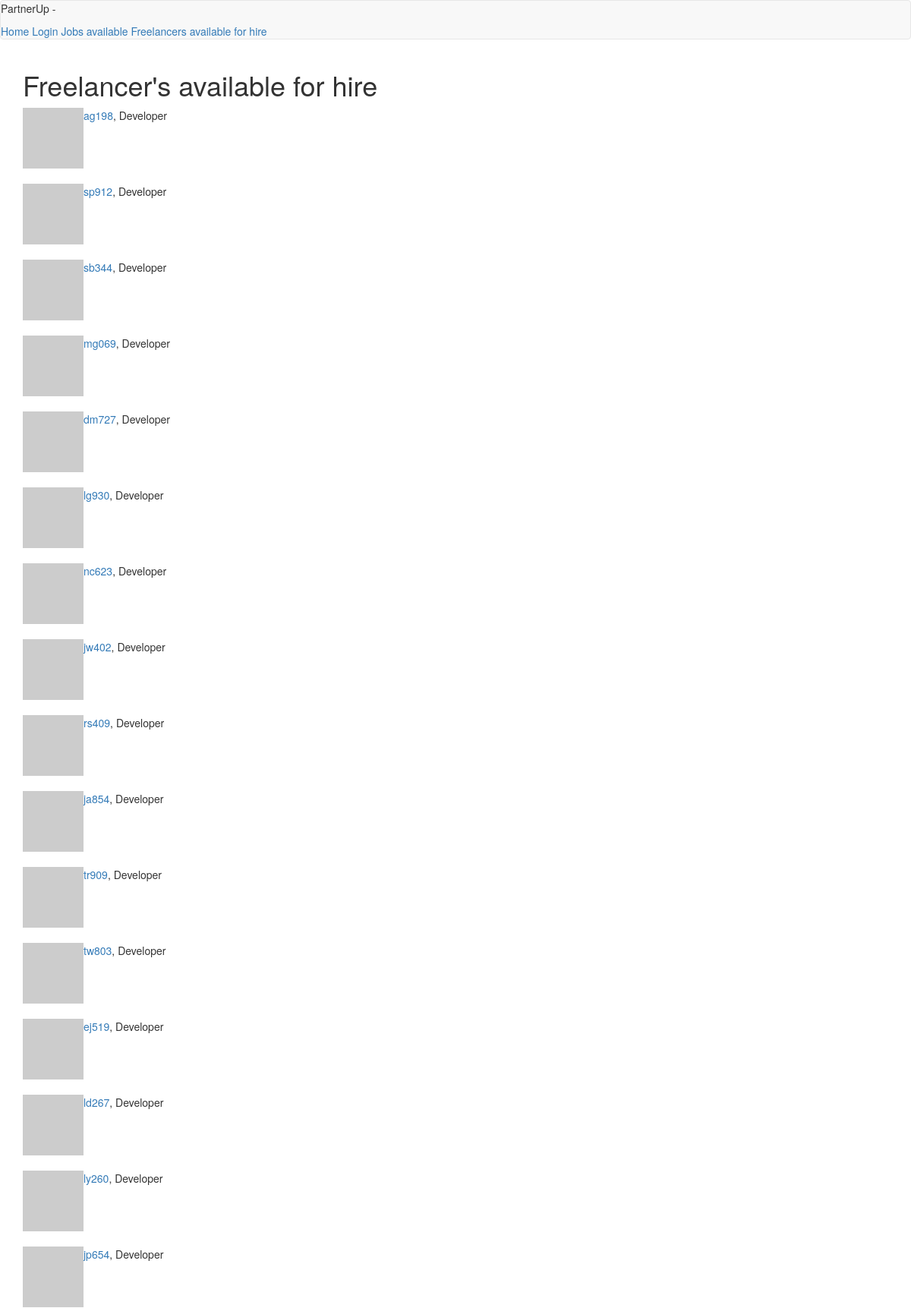
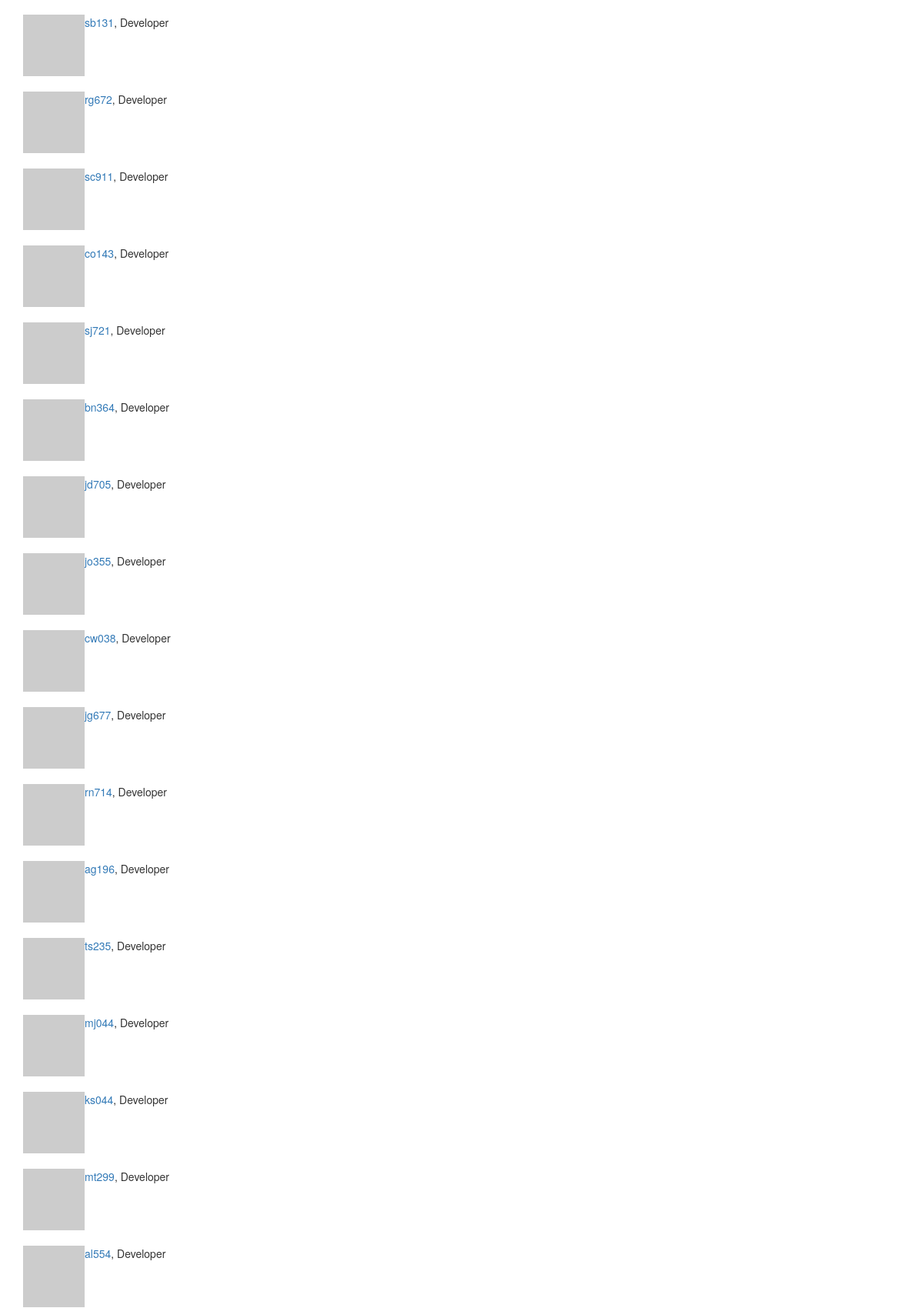
Page /freelancers/available (upper part) on the committed database (2 pictures, top to bottom).
### app/models.py (models this page shows, shortened)
class User(UserMixin, db.Model):
    id = db.Column(db.Integer, primary_key=True)
    username = db.Column(db.String(64), index=True, unique=True)
    password_hash = db.Column(db.String(64))
    role = db.Column(db.String(64)) # must be either "Employer" or "Freelancer"
    first = db.Column(db.String(64), index=True)
    last = db.Column(db.String(64), index=True)
    registration_date = db.Column(db.DateTime, index=True)
    email = db.Column(db.String(64), index=True)
    hours_a_week = db.Column(db.String(64))
    occupation = db.Column(db.String(64), index=True, default='Developer')
    social_id = db.Column(db.String(64), nullable=True) #nullable?
    about_me = db.Column(db.String(1000))
    avatar_data = db.Column(db.String(400))
    last_seen = db.Column(db.DateTime, default=datetime.utcnow)
    startup = db.relationship('Startup', backref='admin', lazy='dynamic')
    jobs = db.relationship('Job', backref='freelancer', lazy='dynamic')
    resume = db.relationship('PastEmployments', backref='freelancer', lazy='dynamic')
    reviews = db.relationship('Reviews', backref='freelancer', lazy='dynamic')
    def avatar(self, size):
        digest = md5(self.email.lower().encode('utf-8')).hexdigest()
        return 'https://www.gravatar.com/avatar/{}?d=identicon&s={}'.format(
            digest, size)
    def info(self):
        if self.role == 'Employer':
            return '<Employer {0}>'.format(self.username)
        elif self.role == 'Freelancer':
            return '<Freelancer {0} {1}>'.format(self.first, self.last)
        else:
            return '<ROLE NOT ASSIGNED FOR {0}>'.format(self.username)
    __repr__ = info

### app/routes.py (the view)
@app.route('/freelancers/available')
def freelancers_available():
    return render_template("dashboards/freelancers_available.html", u=User)

### app/routes.py (called while the page is built)
@app.before_request
def before_request():
    if current_user.is_authenticated:
        current_user.last_seen = datetime.utcnow()
        db.session.commit()

### app/templates/dashboards/freelancers_available.html
{% extends "base.html" %}
{% block app_content %}
{% with f = u.query.filter_by(role='Freelancer') %}
  <h1> Freelancer's available for hire </h1>
  {% for freelancer in f %}
  <table>
    <tr valign="top">
      {% if freelancer.avatar_data %}
      <td><img src="{{ freelancer.make_avatar_url() }}">
      {% else %}
      <td><img src="{{ freelancer.avatar(32) }}"></td>
      {% endif %}
      <td><a href="{{url_for('user', username=freelancer.username)}}">{{ freelancer.username }}</a>, {{freelancer.occupation}}</td>
    </tr>
  </table>
  <br>
  {% endfor %}
{% endwith %}
{% endblock %}

### app/templates/base.html (shortened to what this page needs)
{% extends "bootstrap/base.html" %}
{% block navbar %}
  <nav class="navbar navbar-default">
    <p>  PartnerUp - {{ current_user.username }} </p>
<a href="{{ url_for('index') }}">Home</a>
{% if current_user.is_anonymous %}
<a href="{{ url_for('login') }}">Login</a>
            {% else %}
<a href="{{ url_for('logout') }}">Logout</a>
            {% endif %}
<a href="{{ url_for('jobs_available') }}">Jobs available</a>
<a href="{{ url_for('freelancers_available' )}}">Freelancers available for hire</a>
</nav>
{% endblock %}
{% block content %}
<div class="container">
    {% block app_content %}{% endblock %}
</div>
{% endblock %}

### rows in the picture
User: username "ag198", occupation "Developer"
User: username "sp912", occupation "Developer"
User: username "sb344", occupation "Developer"
User: username "mg069", occupation "Developer"
User: username "dm727", occupation "Developer"
User: username "lg930", occupation "Developer"
User: username "nc623", occupation "Developer"
User: username "jw402", occupation "Developer"
User: username "rs409", occupation "Developer"
User: username "ja854", occupation "Developer"
User: username "tr909", occupation "Developer"
User: username "tw803", occupation "Developer"
User: username "ej519", occupation "Developer"
User: username "ld267", occupation "Developer"
User: username "ly260", occupation "Developer"
User: username "jp654", occupation "Developer"
User: username "sb131", occupation "Developer"
User: username "rg672", occupation "Developer"
User: username "sc911", occupation "Developer"
User: username "co143", occupation "Developer"
User: username "sj721", occupation "Developer"
User: username "bn364", occupation "Developer"
User: username "jd705", occupation "Developer"
User: username "jo355", occupation "Developer"
User: username "cw038", occupation "Developer"
User: username "jg677", occupation "Developer"
User: username "rn714", occupation "Developer"
User: username "ag196", occupation "Developer"
User: username "ts235", occupation "Developer"
User: username "mj044", occupation "Developer"
User: username "ks044", occupation "Developer"
User: username "mt299", occupation "Developer"
User: username "al554", occupation "Developer"
